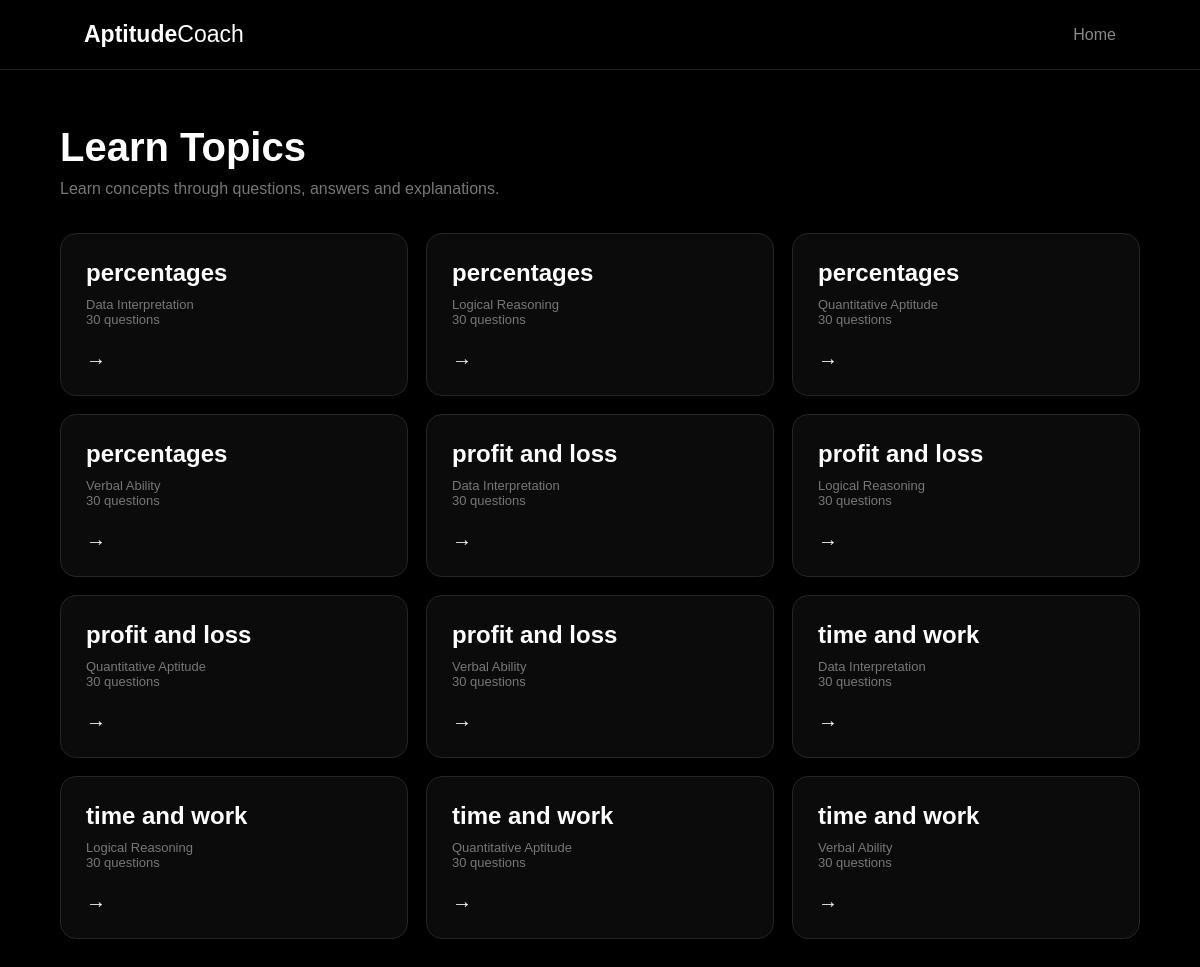
Page /learn on the committed database.
### tables this page shows
CREATE TABLE questions (
            id INTEGER PRIMARY KEY AUTOINCREMENT,
            question TEXT NOT NULL,
            option_a TEXT NOT NULL,
            option_b TEXT NOT NULL,
            option_c TEXT NOT NULL,
            option_d TEXT NOT NULL,
            answer TEXT NOT NULL,
            explanation TEXT NOT NULL,
            company TEXT NOT NULL,
            category TEXT NOT NULL,
            difficulty TEXT NOT NULL
        , topic TEXT
            DEFAULT 'General', show_in_quiz INTEGER
            DEFAULT 1, show_in_learn INTEGER
            DEFAULT 1);

### app.py (the view)
@app.route("/learn")
def learn_topics():
    conn = get_db()
    topics = conn.execute("""
        SELECT

            topic,

            category,

            COUNT(*) AS question_count

        FROM questions

        WHERE show_in_learn = 1

        GROUP BY topic, category

        ORDER BY topic
    """).fetchall()
    conn.close()
    return render_template(
        "learn.html",
        topics=topics
    )

### app.py (called while the page is built)
def get_db():
    conn = sqlite3.connect(DATABASE)
    conn.row_factory = sqlite3.Row
    return conn

### templates/learn.html (shortened to what this page needs)
<!DOCTYPE html>
<html lang="en">
<head>
</head>
<body>
<header>
    <div class="logo">
        Aptitude<span>Coach</span>
    </div>
    <a href="/">
        Home
    </a>
</header>
<div class="container">
    <h1>
        Learn Topics
    </h1>
    <p class="subtitle">
        Learn concepts through questions, answers and explanations.
    </p>
    <div class="topics">
        {% for topic in topics %}
        <a
            class="topic"
            href="/learn/{{ topic.topic }}"
        >
            <h2>
                {{ topic.topic }}
            </h2>
            <p>
                {{ topic.category }}
            </p>
            <p>
                {{ topic.question_count }}
                questions
            </p>
            <span class="arrow">
                →
            </span>
        </a>
        {% endfor %}
    </div>
</div>
</body>
</html>

### templates/learn.html (style rules this page uses)
* { box-sizing: border-box; margin: 0; padding: 0; }
body { background: #000; color: #fff; font-family: Arial, sans-serif; }
header { height: 70px; display: flex; align-items: center; justify-content: space-between; padding: 0 7%; border-bottom: 1px solid #222; }
.logo { font-size: 23px; font-weight: bold; }
.logo span { font-weight: normal; }
header a { color: #888; text-decoration: none; }
.container { width: 90%; max-width: 1100px; margin: 55px auto; }
h1 { font-size: 40px; margin-bottom: 10px; }
.subtitle { color: #777; margin-bottom: 35px; }
.topics { display: grid; grid-template-columns: repeat(3, 1fr); gap: 18px; }
.topic { background: #0b0b0b; border: 1px solid #252525; border-radius: 16px; padding: 25px; color: white; text-decoration: none; transition: 0.2s; }
.topic h2 { margin-bottom: 10px; }
.topic p { color: #777; font-size: 13px; }
.arrow { display: block; margin-top: 20px; font-size: 20px; }

### rows in the picture
questions: topic "percentages", category "Quantitative Aptitude", question_count "30"
questions: topic "profit and loss", category "Data Interpretation", question_count "30"
questions: topic "profit and loss", category "Verbal Ability", question_count "30"
questions: topic "time and work", category "Logical Reasoning", question_count "30"

### other values in the picture
{{ topic.topic }} "percentages" "percentages" "percentages" "profit and loss" "profit and loss" "time and work" "time and work" "time and work"
{{ topic.category }} "Data Interpretation" "Logical Reasoning" "Verbal Ability" "Logical Reasoning" "Quantitative Aptitude" "Data Interpretation" "Quantitative Aptitude" "Verbal Ability"
{{ topic.question_count }} "30" "30" "30" "30" "30" "30" "30" "30"
